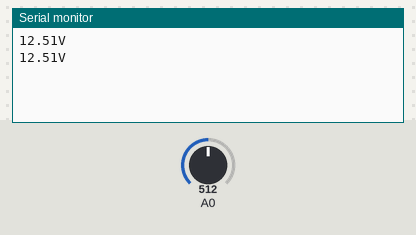
Recording of a sketch running on a simulated Arduino Uno, built with avr-gcc and run on an emulated ATmega328P. Parts: the last lines printed to the serial monitor. Inputs (shaded band) come from the test bench; at power-on: A0 = 512.

Above: at 1.8 s.
1.9 s: A0 set to 716
At 2.8 s:
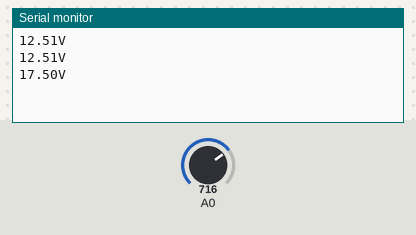
3.4 s: A0 set to 900
At 4.5 s:
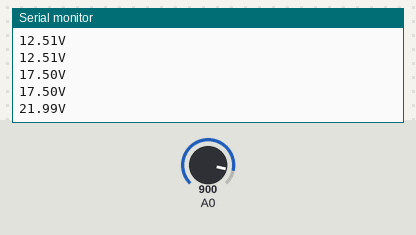
Timing chart, 0 to 6.4 s (numbered marks = the images above; inputs shaded):
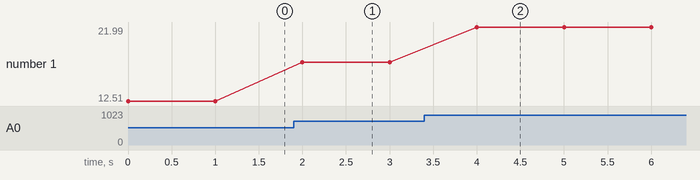

Measured:
- after the input at 1.9 s, the serial monitor: prints a new line after 0.10 s (image 1)
- after the input at 3.4 s, the serial monitor: prints a new line after 0.60 s (image 2)
- plotted number 1: 12.51 → 17.5 after the input at 1.9 s, 17.5 → 21.99 after the input at 3.4 s

The sketch:

V0-25.ino
```cpp
void setup()
{
  Serial.begin(115200);
}

void loop()
{
  float val2;
  val2 = (analogRead(0) / 40.92);
  Serial.println(String(val2) + 'V');
  delay(1000);
}
```
